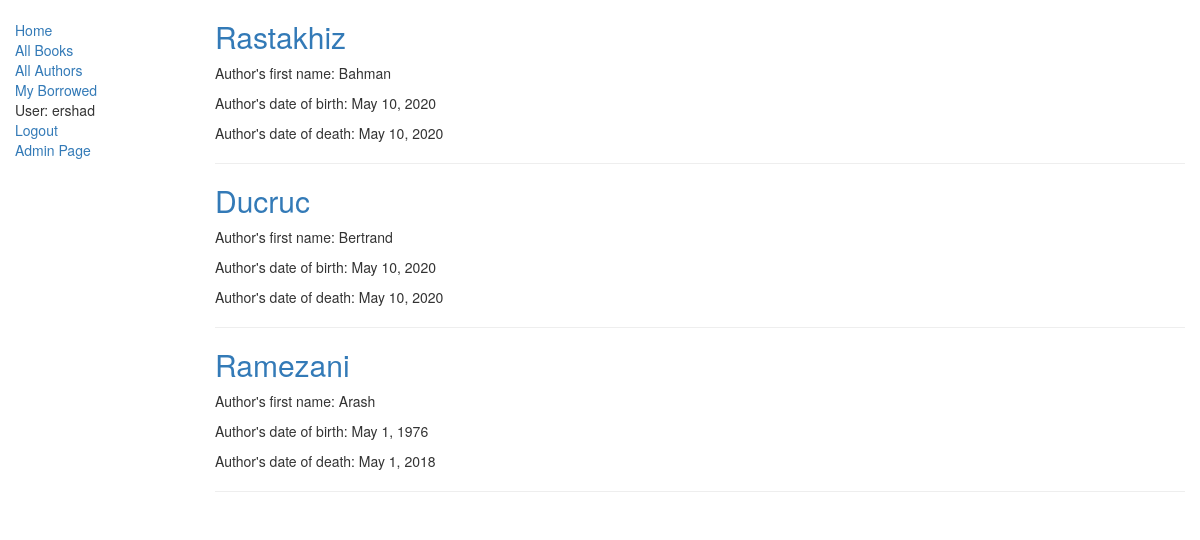
The app's page /catalog/authors/ (signed in) with its own data.
### catalog/models.py (models this page shows, shortened)
class Author(models.Model):
    first_name = models.CharField(max_length=100)
    last_name = models.CharField(max_length=100)
    date_of_birth = models.DateField(null=True, blank=True)
    date_of_death = models.DateField('Died', null=True, blank=True)

### catalog/views.py (the view)
# urls.py: path('authors/', views.AuthorListView.as_view(), name='authors'),
class AuthorListView(generic.ListView):
    model = models.Author
    template_name = 'catalog/author_list.html'

### catalog/templates/catalog/author_list.html
{% extends "catalog/base_generic.html" %}
{% block content %}
    {% for author in author_list %}
      <h2><a href="{% url 'catalog:author-detail' author.id %}">{{ author.last_name }}</a></h2>
      <p>Author's first name: {{ author.first_name }}</p>
      <p>Author's date of birth: {{ author.date_of_birth }}</p>
        <p>Author's date of death: {{ author.date_of_death }}</p>
        <hr>
    {% endfor %}
{% endblock %}

### catalog/templates/catalog/base_generic.html (shortened to what this page needs)
<!DOCTYPE html>
<html lang="en">
<head>
  <link rel="stylesheet" href="https://maxcdn.bootstrapcdn.com/bootstrap/3.3.7/css/bootstrap.min.css">
  {% load static %}
  <link rel="stylesheet" href="{% static 'catalog/styles.css' %}">
</head>
<body>
  <div class="container-fluid">
    <div class="row">
      <div class="col-sm-2">
      {% block sidebar %}
      <ul class="sidebar-nav">
          <li><a href="{% url 'catalog:index' %}">Home</a></li>
          <li><a href="{% url 'catalog:books' %}">All Books</a></li>
          <li><a href="{% url 'catalog:authors' %}">All Authors</a></li>
          <li><a href="{% url 'catalog:my-borrowed' %}">My Borrowed</a></li>
           {% if user.is_authenticated %}
                 <li>User: {{ user.get_username }}</li>
                 <li><a href="{% url 'logout'%}?next={{request.path}}">Logout</a></li>
           {% else %}
                 <li><a href="{% url 'login'%}?next={{request.path}}">Login</a></li>
           {% endif %}
           <li><a href="/admin/">Admin Page</a></li>
      </ul>
     {% endblock %}
      </div>
      <div class="col-sm-10 ">
      {% block content %}{% endblock %}
      </div>
    </div>
  </div>
</body>
</html>

### catalog/static/catalog/styles.css (style rules this page uses)
.sidebar-nav { margin-top: 20px; padding: 0; list-style: none; }

### records on screen
Author: last_name "Rastakhiz", first_name "Bahman", date_of_birth "May 10, 2020", date_of_death "May 10, 2020"
Author: last_name "Ducruc", first_name "Bertrand", date_of_birth "May 10, 2020", date_of_death "May 10, 2020"
Author: last_name "Ramezani", first_name "Arash", date_of_birth "May 1, 1976", date_of_death "May 1, 2018"

### other values on screen
{{ user.get_username }} "ershad"
